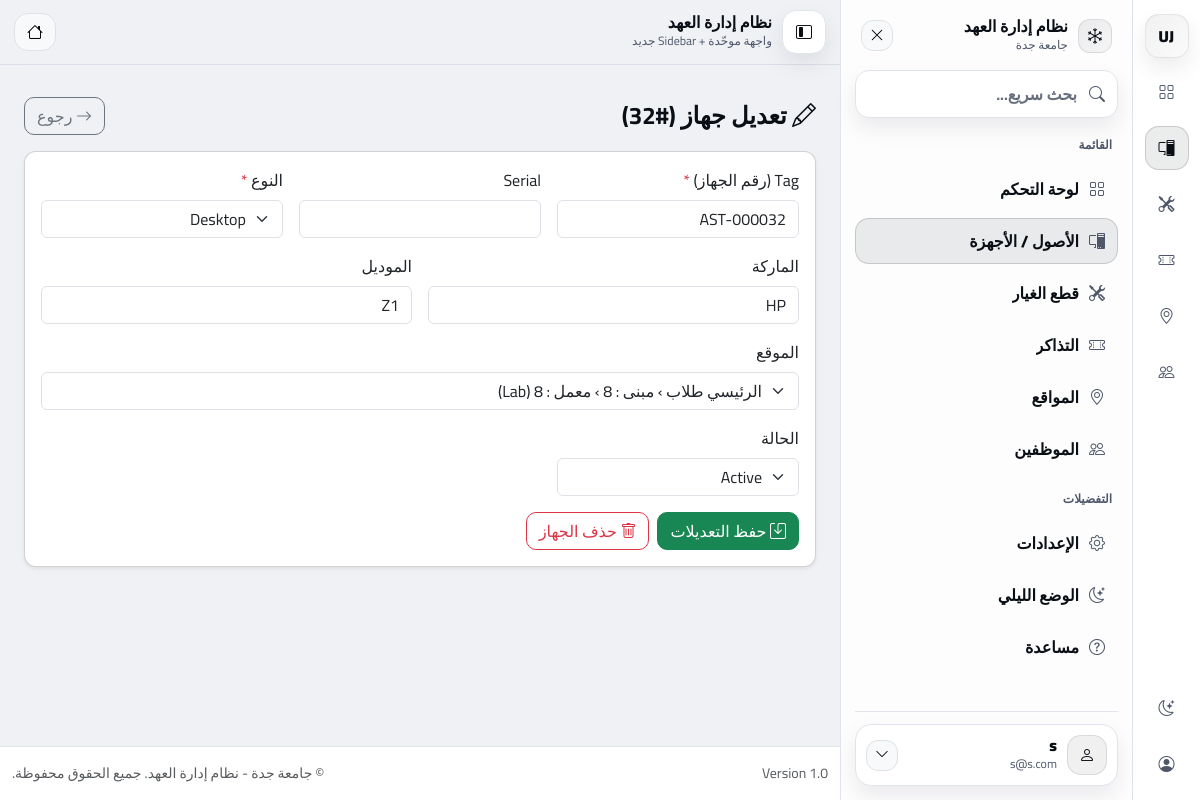
The page /index.php?page=assets/edit&id=32 (signed in) on the database its author committed.
### tables this page shows
CREATE TABLE `assets` (
  `id` int(11) NOT NULL,
  `asset_tag` varchar(50) NOT NULL,
  `serial_no` varchar(100) NOT NULL,
  `brand` varchar(50) NOT NULL,
  `model` varchar(50) NOT NULL,
  `type` varchar(50) NOT NULL,
  `status` varchar(20) DEFAULT 'Active',
  `location_id` int(11) DEFAULT NULL,
  `assigned_to` int(11) DEFAULT NULL,
  `created_by` int(11) NOT NULL,
  `created_at` datetime DEFAULT current_timestamp(),
  `purchase_date` date DEFAULT NULL,
  `warranty_expiry` date DEFAULT NULL,
  `notes` text DEFAULT NULL
);

### app/controllers/AssetsController.php (called while the page is built, shortened)
<?php
class AssetsController extends Controller{
  private $assetModel;
  private $locationModel;
  public function __construct()
  {
    $this->assetModel    = $this->model('Asset');
    $this->locationModel = $this->model('Location');
  }
  public function edit($id = null){
    if (empty($id)) {
      $id = isset($_GET['id']) ? (int)$_GET['id'] : 0;
    }
    $assetId = (int)$id;
    $asset = method_exists($this->assetModel, 'getAssetById') ? $this->assetModel->getAssetById($assetId) : null;
    $locationsAll = method_exists($this->locationModel, 'getAll') ? $this->locationModel->getAll() : [];
    [$childrenMap, $parentMap] = $this->buildLocationMaps($locationsAll);
    $addableLocationIds = $this->getAddableLocationIdsForUser();
    if (is_array($addableLocationIds)) {
      $addableLocationIds = $this->expandIdsWithDescendants($addableLocationIds, $childrenMap);
    }
    $locationsForEdit = $locationsAll;
    if (is_array($addableLocationIds)) {
      $locationsForEdit = array_values(array_filter($locationsAll, function ($loc) use ($addableLocationIds) {
        return in_array((int)$loc->id, $addableLocationIds, true);
      }));
    }
    $users_list = [];
    $data = [
      'id'          => $assetId,
      'asset_tag'   => $asset->asset_tag ?? '',
      'serial_no'   => $asset->serial_no ?? '',
      'brand'       => $asset->brand ?? '',
      'model'       => $asset->model ?? '',
      'type'        => $asset->type ?? '',
      'location_id' => $asset->location_id ?? '',
      'assigned_to' => $asset->assigned_to ?? '',
      'status'      => $asset->status ?? 'Active',
      'users_list'  => $users_list,
      'locations'   => $locationsForEdit
    ];
    $this->view('assets/edit', $data);
  }
  private function getAddableLocationIdsForUser()
  {
    $role = function_exists('currentRole') ? currentRole() : ($_SESSION['user_role'] ?? 'user');
    $uid = (int)($_SESSION['user_id'] ?? 0);
    try {
      $db = new Database();
      $db->query("
        SELECT DISTINCT location_id
        FROM locations_permissions
        WHERE (user_id = :uid OR role = :role)
          AND (can_manage=1 OR can_add_children=1)
      ");
      $db->bind(':uid', $uid);
      $db->bind(':role', $role);
      $rows = $db->resultSet();
      $ids = [];
      foreach ($rows as $r) $ids[] = (int)$r->location_id;
      return array_values(array_unique($ids));
    } catch (Exception $e) {
      return [];
    }
  }
  private function buildLocationMaps($locations)
  {
    $childrenMap = [];
    $parentMap = [];
    foreach ($locations as $l) {
      $id = (int)$l->id;
      $pid = !empty($l->parent_id) ? (int)$l->parent_id : 0;
      $parentMap[$id] = $pid;
      if (!isset($childrenMap[$pid])) $childrenMap[$pid] = [];
      $childrenMap[$pid][] = $id;
    }
    return [$childrenMap, $parentMap];
  }
  private function getDescendants($rootId, $childrenMap)
  {
    $rootId = (int)$rootId;
    $out = [];
    $queue = [$rootId];
    while (!empty($queue)) {
      $cur = array_shift($queue);
      if (!isset($childrenMap[$cur])) continue;
      foreach ($childrenMap[$cur] as $child) {
        $out[] = (int)$child;
        $queue[] = (int)$child;
      }
    }
    return array_values(array_unique($out));
  }
  private function expandIdsWithDescendants($ids, $childrenMap)
  {
    $set = [];
    foreach ($ids as $id) {
      $id = (int)$id;
      $set[$id] = true;
      foreach ($this->getDescendants($id, $childrenMap) as $d) {
        $set[(int)$d] = true;
      }
    }
    return array_map('intval', array_keys($set));
  }
}

### app/libraries/Database.php (called while the page is built, shortened)
<?php
class Database {
    private $host = 'localhost';
    private $user = 'root';
    private $pass = '';
    private $dbname = 'it_inventory';
    private $dbh;
    private $stmt;
    public function __construct() {
        $dsn = 'mysql:host=' . $this->host . ';dbname=' . $this->dbname;
        $options = array(
            PDO::ATTR_PERSISTENT => true,
            PDO::ATTR_ERRMODE => PDO::ERRMODE_EXCEPTION
        );
        try {
            $this->dbh = new PDO($dsn, $this->user, $this->pass, $options);
        } catch(PDOException $e) {
            $this->error = $e->getMessage();
            echo $this->error;
        }
    }
    public function query($sql) {
        $this->stmt = $this->dbh->prepare($sql);
    }
    public function bind($param, $value, $type = null) {
        if (is_null($type)) {
            switch (true) {
                case is_int($value):
                    $type = PDO::PARAM_INT;
                    break;
                default:
                    $type = PDO::PARAM_STR;
            }
        }
        $this->stmt->bindValue($param, $value, $type);
    }
    public function execute() {
        return $this->stmt->execute();
    }
    public function resultSet() {
        $this->execute();
        return $this->stmt->fetchAll(PDO::FETCH_OBJ);
    }
    public function single() {
        $this->execute();
        return $this->stmt->fetch(PDO::FETCH_OBJ);
    }
}

### app/models/Asset.php (called while the page is built, shortened)
<?php
class Asset
{
  private $db;
  public function __construct()
  {
    $this->db = new Database();
  }
  public function getAssetById($id)
  {
    $sql = "
      SELECT assets.*,
             locations.name_ar as location_name,
             users.name as assigned_name,
             users.email as assigned_email
      FROM assets
      LEFT JOIN locations ON assets.location_id = locations.id
      LEFT JOIN users ON assets.assigned_to = users.id
      WHERE assets.id = :id
      LIMIT 1
    ";
    $this->db->query($sql);
    $this->db->bind(':id', (int)$id);
    return $this->db->single();
  }
}

### app/models/Location.php (called while the page is built, shortened)
<?php
class Location
{
  private $db;
  public function __construct()
  {
    $this->db = new Database();
  }
  public function getAll()
  {
    $this->db->query("SELECT * FROM locations ORDER BY type, name_ar");
    return $this->db->resultSet();
  }
}

### app/views/assets/edit.php (the view, shortened to what this page needs)
<?php require APPROOT . '/views/inc/header.php'; ?>
<div class="container-fluid wrap py-3">
  <?php
    $locations = $data['locations'] ?? [];
    $locById = [];
    foreach ($locations as $loc) { $locById[$loc->id] = $loc; }
    if (!function_exists('buildLocationPath')) {
      function buildLocationPath($loc, $locById) {
        $parts = [ $loc->name_ar ?? ('موقع#'.$loc->id) ];
        $current = $loc;
        while (!empty($current->parent_id) && isset($locById[$current->parent_id])) {
          $current = $locById[$current->parent_id];
          array_unshift($parts, $current->name_ar ?? ('موقع#'.$current->id));
        }
        return implode(' › ', $parts);
      }
    }
    $allowedTypes = ['Laptop','Desktop','Printer','Monitor','Server','Network','Other'];
    $statuses = ['Active','Broken','Repair','Retired','Lost'];
  ?>
  <div class="d-flex align-items-center justify-content-between flex-wrap gap-2">
    <h4 class="m-0 fw-bold"><i class="bi bi-pencil"></i> تعديل جهاز (#<?= (int)($data['id'] ?? 0) ?>)</h4>
    <a class="btn btn-outline-secondary btn-round" href="index.php?page=assets/index">
      <i class="bi bi-arrow-right"></i> رجوع
    </a>
  </div>
  <div class="card shadow-sm mt-3">
    <div class="card-body">
      <form method="post" action="index.php?page=assets/edit&id=<?= (int)($data['id'] ?? 0) ?>">
        <div class="row g-3">
          <div class="col-12 col-lg-4">
            <label class="form-label">Tag (رقم الجهاز) <span class="text-danger">*</span></label>
            <input class="form-control" name="asset_tag" required
                   value="<?= htmlspecialchars($data['asset_tag'] ?? '') ?>">
          </div>
          <div class="col-12 col-lg-4">
            <label class="form-label">Serial</label>
            <input class="form-control" name="serial_no"
                   value="<?= htmlspecialchars($data['serial_no'] ?? '') ?>">
          </div>
          <div class="col-12 col-lg-4">
            <label class="form-label">النوع <span class="text-danger">*</span></label>
            <select class="form-select" name="type" required>
              <?php foreach ($allowedTypes as $t): ?>
                <option value="<?= htmlspecialchars($t) ?>" <?= (($data['type'] ?? '') === $t) ? 'selected' : '' ?>>
                  <?= htmlspecialchars($t) ?>
                </option>
              <?php endforeach; ?>
            </select>
          </div>
          <div class="col-12 col-lg-6">
            <label class="form-label">الماركة</label>
            <input class="form-control" name="brand"
                   value="<?= htmlspecialchars($data['brand'] ?? '') ?>">
          </div>
          <div class="col-12 col-lg-6">
            <label class="form-label">الموديل</label>
            <input class="form-control" name="model"
                   value="<?= htmlspecialchars($data['model'] ?? '') ?>">
          </div>
          <div class="col-12">
            <label class="form-label">الموقع</label>
            <select class="form-select" name="location_id" required>
              <?php foreach ($locations as $loc): ?>
                <?php
                  $label = buildLocationPath($loc, $locById);
                  $selected = (!empty($data['location_id']) && (int)$data['location_id'] === (int)$loc->id) ? 'selected' : '';
                ?>
                <option value="<?= (int)$loc->id ?>" <?= $selected ?>>
                  <?= htmlspecialchars($label) ?><?php if (!empty($loc->type)): ?> (<?= htmlspecialchars($loc->type) ?>)<?php endif; ?>
                </option>
              <?php endforeach; ?>
            </select>
          </div>
          <div class="col-12 col-lg-4">
            <label class="form-label">الحالة</label>
            <select class="form-select" name="status">
              <?php foreach ($statuses as $s): ?>
                <option value="<?= htmlspecialchars($s) ?>" <?= (($data['status'] ?? 'Active') === $s) ? 'selected' : '' ?>>
                  <?= htmlspecialchars($s) ?>
                </option>
              <?php endforeach; ?>
            </select>
          </div>
        </div>
        <div class="mt-3 d-flex gap-2 flex-wrap">
          <button class="btn btn-success btn-round" type="submit">
            <i class="bi bi-save"></i> حفظ التعديلات
          </button>
          <form method="post" action="index.php?page=assets/delete"
                onsubmit="return confirm('متأكد من حذف هذا الجهاز؟');">
            <button class="btn btn-outline-danger btn-round" type="submit">
              <i class="bi bi-trash"></i> حذف الجهاز
            </button>
          </form>
        </div>
      </form>
    </div>
  </div>
</div>
<?php require APPROOT . '/views/inc/footer.php'; ?>

### app/views/layouts/header.php (style rules this page uses)
:root { --black-100:#0A0E15; --black-90:#212631; --black-80:#373F4E; --black-70:#4E576A; --black-60:#667085; --white-100:#FFFFFF; --white-90:#F0F1F5; --white-80:#E0E4EB; --white-70:#D1D6E0; --white-60:#BFC6D4; --bg: var(--white-90); --card: var(--white-100); --rail: var(--white-100); --panel: rgba(255,255,255,.86); --topbar: rgba(240,241,245,.82); --text: var(--black-100); --muted: var(--black-70); --icon: var(--black-70); --border: var(--white-80); --active-bg: rgba(10,14,21,.08); --hover-bg: rgba(10,14,21,.04); --shadow: 0 18px 40px rgba(10,14,21,.10); --shadow2: 0 10px 22px rgba(10,14,21,.08); --radius: 16px; --rail-w: 68px; --panel-w: 292px; --sb-offset: calc(var(--rail-w) + var(--panel-w)); }
html, body { height:100%; }
body { min-height:100vh; background: var(--bg); color: var(--text); font-family:"Cairo", sans-serif; overflow-x:hidden; }
:root { --pill-active-bg: var(--black-100); --pill-active-tx: var(--white-100); }

### app/views/assets/edit.php (style rules this page uses)
.wrap { direction: rtl; text-align: right; }
.card { border-radius:12px; }
.btn-round { border-radius:10px !important; }

### rows shown on the page
assets: id "32", asset_tag "AST-000032", type "Desktop", brand "HP", model "Z1", status "Active"

### other values the page prints
SITENAME "نظام إدارة العهد"
$userName "s"
$userEmail "s@s.com"
form field location_id "الرئيسي طلاب › مبنى : 8 › معمل : 8 (Lab)"
